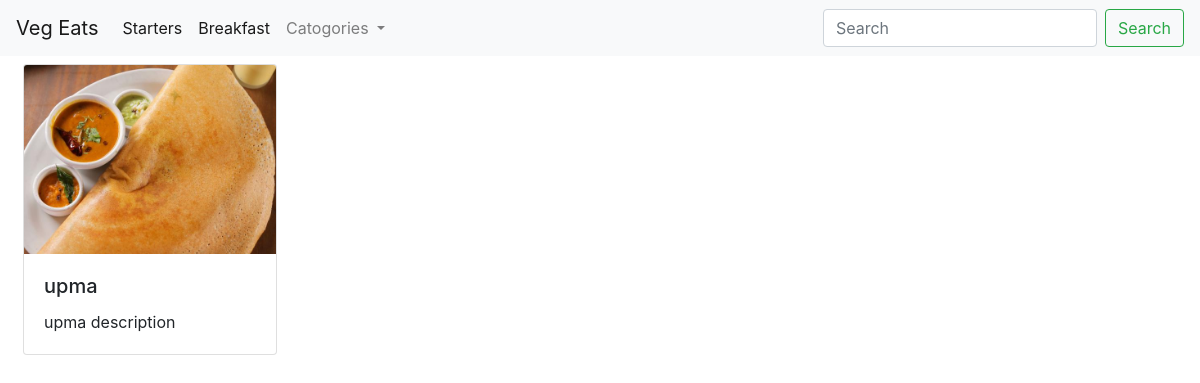
The app's page /?catogories=upma with its own data.
### calc/models.py (models this page shows, shortened)
class Recipes(models.Model):
    Name = models.CharField(max_length=200,primary_key=True)
    Date = models.DateField()
    Description = models.TextField()
    Brief = models.TextField(null=True,blank=True)
    IngrediantsPerson = models.IntegerField(default=1)
    Image = models.ImageField(upload_to='static/images/')
    catogories = models.CharField(max_length=200 , default='others', choices = catogories_list)

### calc/views/homeView.py (the view)
# urls.py: path('', views.home,name = 'home'),
def home(request,**args):
    catogoryList = Recipes.objects.order_by().values_list('catogories', flat=True).distinct()
    if (request.GET.get('catogories',None) is None):
        recipes_list = list(Recipes.objects.all().values())
    else:
        recipes_list = list(Recipes.objects.filter(catogories = request.GET['catogories']).values())
    return render(request,'calc/index.html',context={'data':recipes_list , 'catogoryList':catogoryList})

### calc/templates/calc/index.html (shortened to what this page needs)
<!DOCTYPE html>
<html lang="en">
{% extends 'base.html'%}
{% load static %}
{% block contents %}
<div class="card-group">
    {% for item in data%}
    <div class="col-lg-3">
    <div class="card m-2 rounded" >
        <img class="card-img-top" src='{{item.Image}}' alt="Card image cap">
        <div class="card-body">
            <h5 class="card-title">{{ item.Name }}</h5>
            <p class="card-text">{% if item.Brief is not None %}{{ item.Description}} {% else %}{{ item.Brief}}  {% endif %}</p>
        </div>
    </div>
    </div>
    {% endfor %}
</div>
{% endblock %}

### static/templates/base.html (style rules this page uses)
.card-text { word-break: break-word; overflow: hidden; text-overflow: ellipsis; display: -webkit-box; -webkit-line-clamp: 2; -webkit-box-orient: vertical; }

### records on screen
Recipes: Image (picture), Name "upma", Description "upma description"
